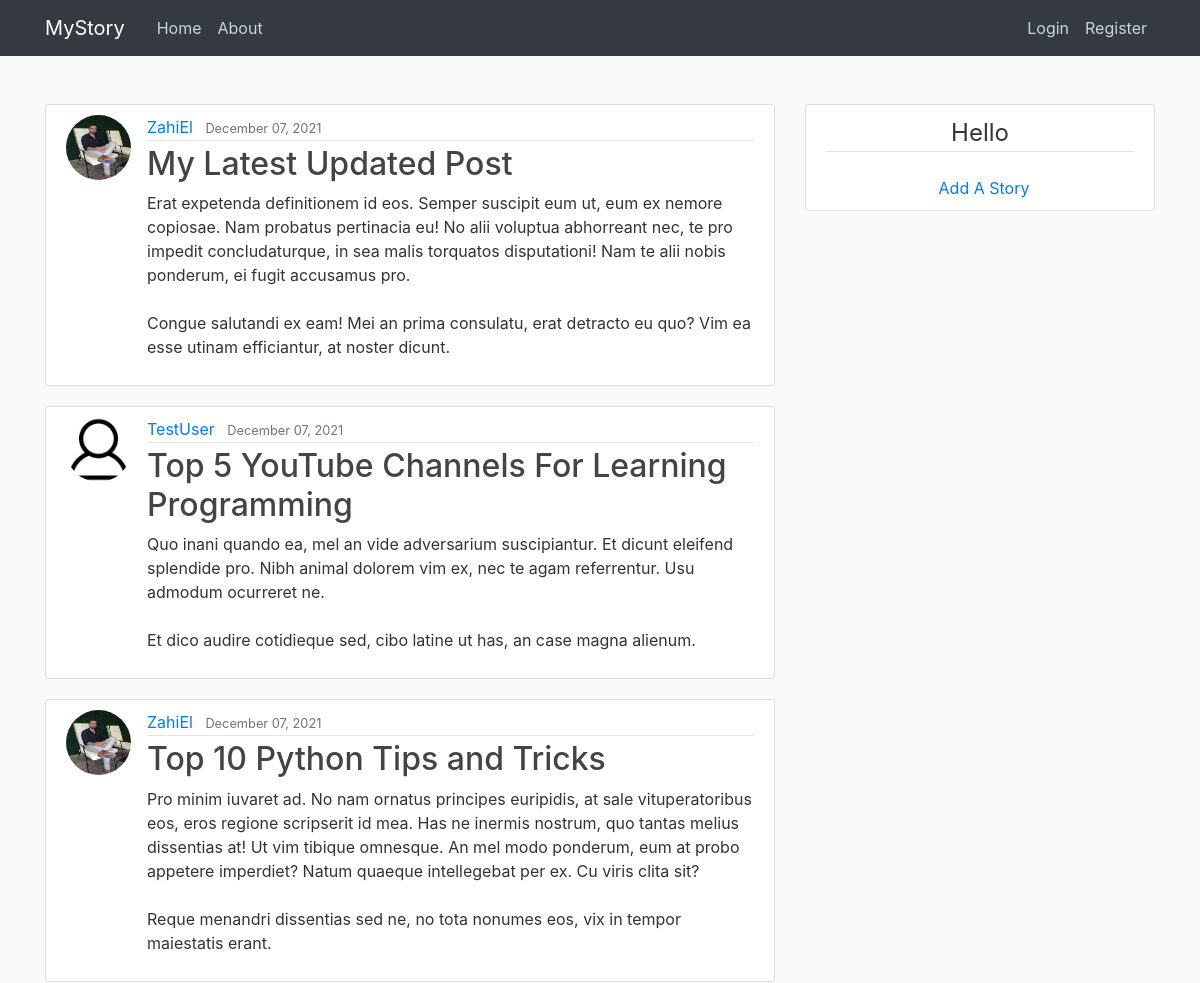
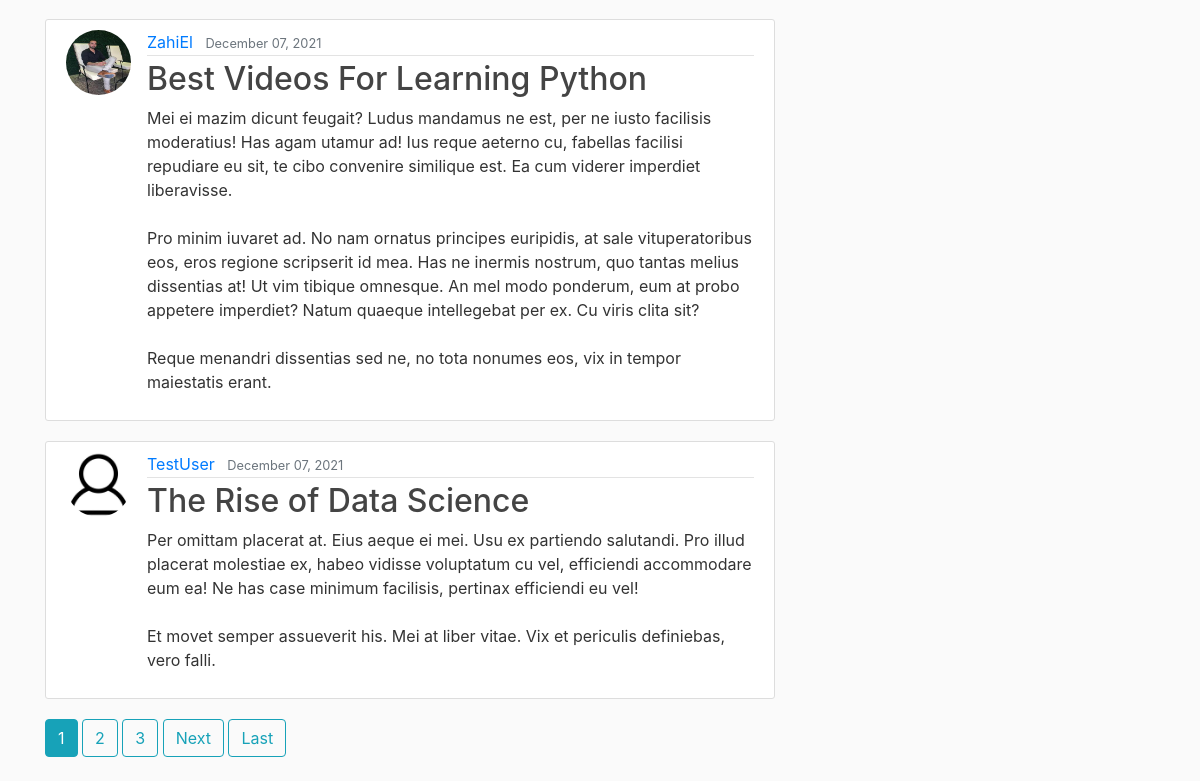
The page / on the database its author committed (2 pictures, top to bottom).
### blog/models.py (models this page shows, shortened)
class Post(models.Model):
    title = models.CharField(max_length=100)
    content = models.TextField()
    date_posted = models.DateTimeField(default=timezone.now)
    author = models.ForeignKey(User, on_delete=models.CASCADE)

### users/models.py (models this page shows, shortened)
class Profile(models.Model):
    user = models.OneToOneField(User, on_delete=models.CASCADE)
    image = models.ImageField(default='default.jpg', upload_to='profile_pics')

### blog/views.py (the view)
# urls.py: path('', PostListView.as_view(), name='blog-home'),
class PostListView(ListView):
    model = Post
    template_name = 'blog/home.html'
    context_object_name = 'posts'
    ordering = ['-date_posted'] # change the ordering post from new to old
    paginate_by = 5 # 5 pages in page

### blog/templates/blog/home.html (shortened to what this page needs)
{% extends "blog/base.html" %}
{% block content %}
    {% for post in posts %}
<article class="media content-section">
    <img class="rounded-circle article-img" src="{{ post.author.profile.image.url }}" />
    <div class="media-body">
        <div class="article-metadata">
            <a class="mr-2" href="{% url 'user-posts' post.author.username %}">{{ post.author }}</a>
            <small class="text-muted">{{ post.date_posted|date:"F d, Y" }}</small>
        </div>
        <h2><a class="article-title" href="{% url 'post-detail' post.id %}">{{ post.title }}</a></h2>
        <p class="article-content">{{ post.content }}</p>
    </div>
</article>
    {% endfor %}
 {% if is_paginated %}
        {% for num in page_obj.paginator.page_range %}
            {% if page_obj.number == num %}
                <a class="btn btn-info mb-4" href="?page={{ num }}">{{ num }}</a>
            {% elif num > page_obj.number|add:'-3' and num < page_obj.number|add:'3' %}
                <a class="btn btn-outline-info mb-4" href="?page={{ num }}">{{ num }}</a>
            {% endif %}
        {% endfor %}
     {% if page_obj.has_next %}
        <a class="btn btn-outline-info mb-4" href="?page={{ page_obj.next_page_number }}">Next</a>
        <a class="btn btn-outline-info mb-4" href="?page={{ page_obj.paginator.num_pages }}">Last</a>
    {% endif %}
 {% endif %}
{% endblock content %}

### blog/templates/blog/base.html (shortened to what this page needs)
﻿{% load static %}
<!DOCTYPE html>
<html>
<head>
    <link rel="stylesheet" href="https://maxcdn.bootstrapcdn.com/bootstrap/4.0.0/css/bootstrap.min.css">
    <link rel="stylesheet" type="text/css" href="{% static 'blog/main.css' %}">
</head>
<body>
    <header class="site-header">
        <nav class="navbar navbar-expand-md navbar-dark bg-dark fixed-top">
            <div class="container">
                <a class="navbar-brand mr-4" href="{% url 'blog-home' %}">MyStory</a>
                <div class="collapse navbar-collapse" id="navbarToggle">
                    <div class="navbar-nav mr-auto">
                        <a class="nav-item nav-link" href="{% url 'blog-home' %}">Home</a>
                        <a class="nav-item nav-link" href="{% url 'blog-about' %}">About</a>
                    </div>
                    <div class="navbar-nav">
                        {% if user.is_authenticated %}
                        <a class="nav-item nav-link" href="{% url 'post-create' %}">New Post</a>
                        <a class="nav-item nav-link" href="{% url 'profile' %}">Profile - {{user.username}}</a>
                        <a class="nav-item nav-link" href="{% url 'logout' %}">Logout</a>
                        {% else %}
                        <a class="nav-item nav-link" href="{% url 'login' %}">Login</a>
                        <a class="nav-item nav-link" href="{% url 'register' %}">Register</a>
                        {% endif %}
                    </div>
                </div>
            </div>
        </nav>
    </header>
    <main role="main" class="container">
        <div class="row">
            <div class="col-md-8">
                {% block content %}{% endblock %}
            </div>
            <div class="col-md-4">
                <div class="content-section" style="text-align:center">
                    <legend class="border-bottom mb-4">Hello {{ user.username }}</legend>
                    <a class="ml-2" href="{% url 'post-create' %}">Add A Story </a>
                </div>
            </div>
        </div>
    </main>
</body>
</html>

### blog/static/blog/main.css (style rules this page uses)
body { background: #fafafa; color: #333333; margin-top: 5rem; }
h1, h2, h3, h4, h5, h6 { color: #444444; }
.site-header .navbar-nav .nav-link { color: #cbd5db; }
.content-section { background: #ffffff; padding: 10px 20px; border: 1px solid #dddddd; border-radius: 3px; margin-bottom: 20px; }
.article-title { color: #444444; }
.article-content { white-space: pre-line; }
.article-img { height: 65px; width: 65px; margin-right: 16px; }
.article-metadata { padding-bottom: 1px; margin-bottom: 4px; border-bottom: 1px solid #e3e3e3 }

### rows shown on the page
Post: author.profile.image (picture), author "ZahiEl", date_posted "December 07, 2021", title "My Latest Updated Post", content "Erat expetenda definitionem id eos. Semper suscipit eum ut, eum ex nemore copiosae. Nam probatus pertinacia eu! No alii voluptua abhorreant nec, te pro impedit concludaturque, in sea malis torquatos disputationi! Nam te alii nobis ponderum, ei fugit accusamus pro. Congue salutandi ex eam! Mei an prima consulatu, erat detracto eu quo? Vim ea esse utinam efficiantur, at noster dicunt."
Post: author.profile.image (placeholder picture), author "TestUser", date_posted "December 07, 2021", title "Top 5 YouTube Channels For Learning Programming", content "Quo inani quando ea, mel an vide adversarium suscipiantur. Et dicunt eleifend splendide pro. Nibh animal dolorem vim ex, nec te agam referrentur. Usu admodum ocurreret ne. Et dico audire cotidieque sed, cibo latine ut has, an case magna alienum."
Post: author.profile.image (picture), author "ZahiEl", date_posted "December 07, 2021", title "Top 10 Python Tips and Tricks", content "Pro minim iuvaret ad. No nam ornatus principes euripidis, at sale vituperatoribus eos, eros regione scripserit id mea. Has ne inermis nostrum, quo tantas melius dissentias at! Ut vim tibique omnesque. An mel modo ponderum, eum at probo appetere imperdiet? Natum quaeque intellegebat per ex. Cu viris clita sit? Reque menandri dissentias sed ne, no tota nonumes eos, vix in tempor maiestatis erant."
Post: author.profile.image (picture), author "ZahiEl", date_posted "December 07, 2021", title "Best Videos For Learning Python", content "Mei ei mazim dicunt feugait? Ludus mandamus ne est, per ne iusto facilisis moderatius! Has agam utamur ad! Ius reque aeterno cu, fabellas facilisi repudiare eu sit, te cibo convenire similique est. Ea cum viderer imperdiet liberavisse. Pro minim iuvaret ad. No nam ornatus principes euripidis, at sale vituperatoribus eos, eros regione scripserit id mea. Has ne inermis nostrum, quo tantas melius dissentias at! Ut vim tibique omnesque. An mel modo ponderum, eum at probo appetere imperdiet? Natum quaeque intellegebat per ex. Cu viris clita sit? Reque menandri dissentias sed ne, no tota nonumes eos, vix in tempor maiestatis erant."
Post: author.profile.image (placeholder picture), author "TestUser", date_posted "December 07, 2021", title "The Rise of Data Science", content "Per omittam placerat at. Eius aeque ei mei. Usu ex partiendo salutandi. Pro illud placerat molestiae ex, habeo vidisse voluptatum cu vel, efficiendi accommodare eum ea! Ne has case minimum facilisis, pertinax efficiendi eu vel! Et movet semper assueverit his. Mei at liber vitae. Vix et periculis definiebas, vero falli."

### other values the page prints
{{ num }} "1"
{{ num }} "2" "3"
